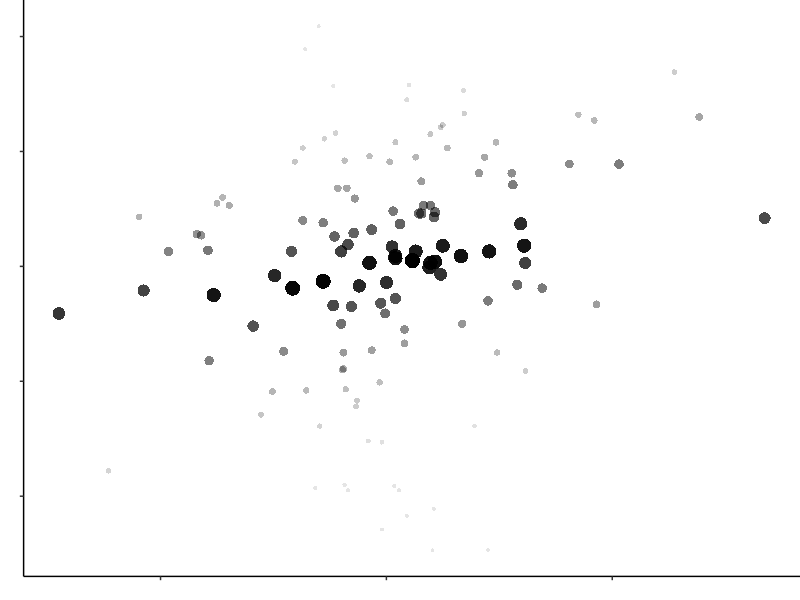
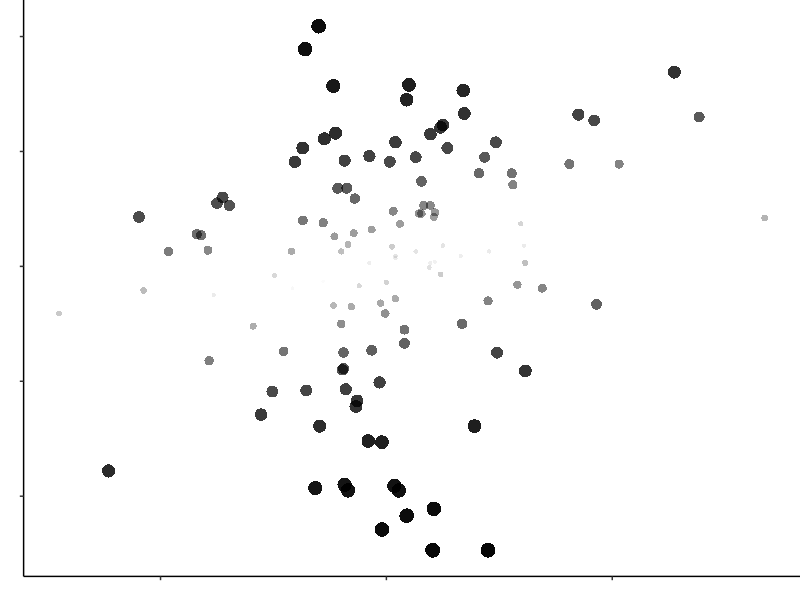
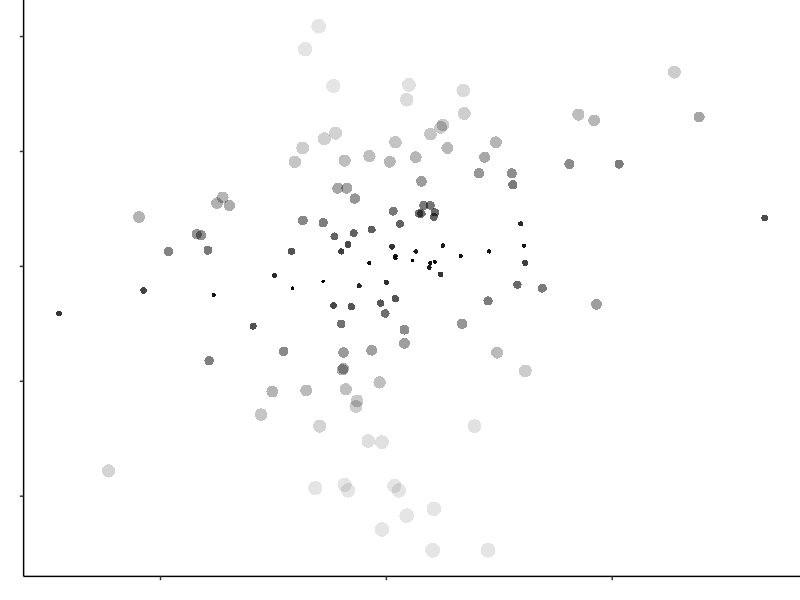
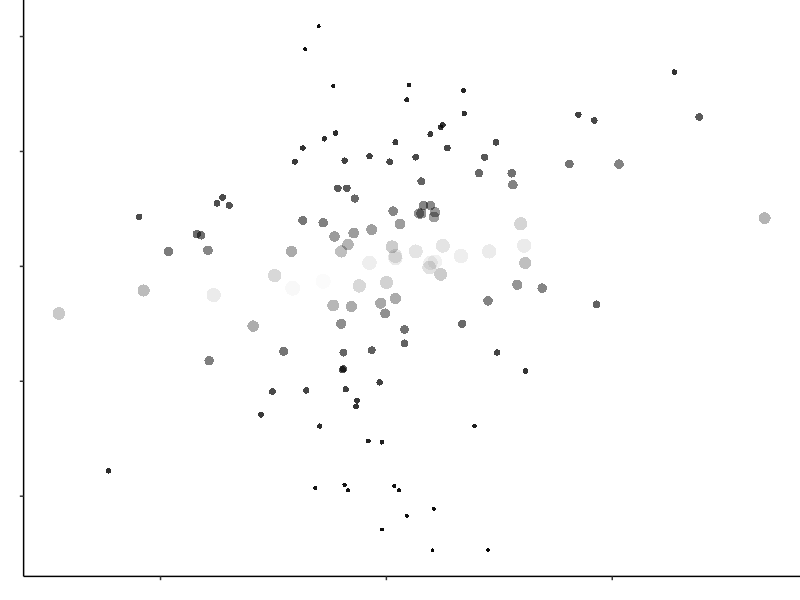
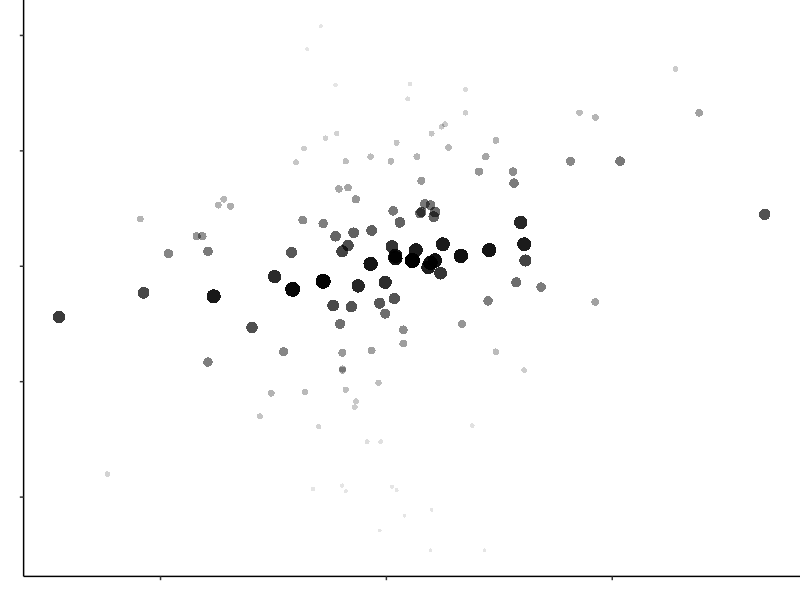
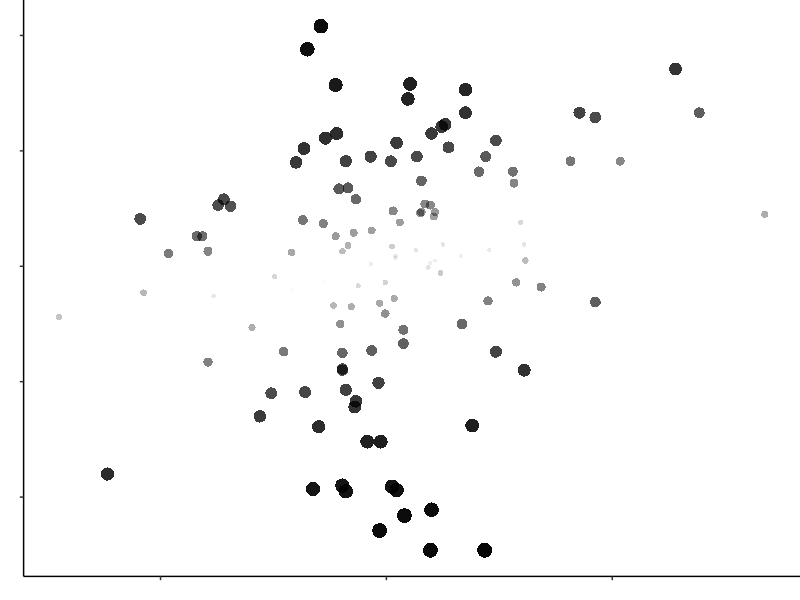
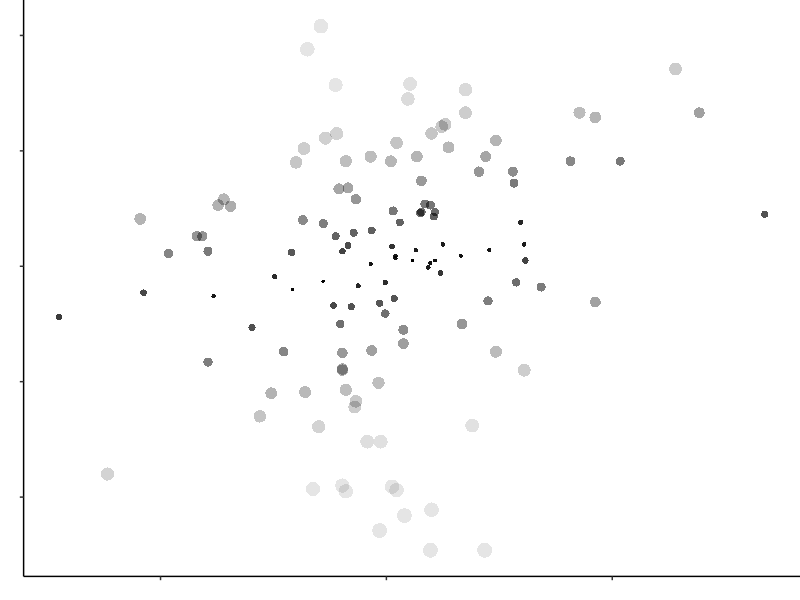
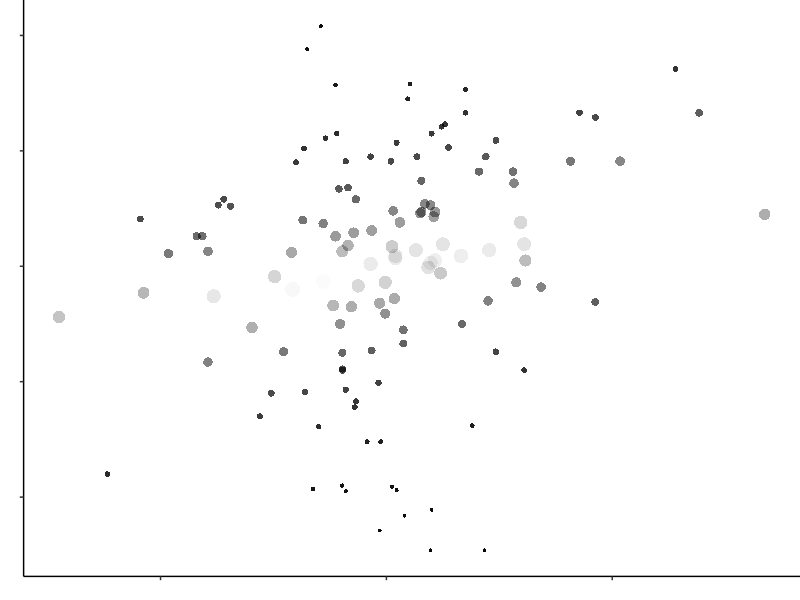

Generate these figures, in order, with R: (Note: this script raises an error after producing the figures.)
## ---- chunk 1
knitr::opts_chunk$set(echo = TRUE)
## ---- chunk 2
library(MASS)
library(tidyverse)
library(Hmisc)
library(modelr)
library(scales)
library(gtools)
## ---- chunk 3
# We only want one unique set of plotting data

number_of_participants = 1

# With 2*2 with 2 levels each we 180/4 = 45 trials

number_of_trials = 45

set.seed(1234)

my_ss <- rep(1:number_of_participants, each = number_of_trials)

my_rs <- seq(0.2, 0.99, length.out = 45)

correlations <- tibble(my_ss = rep(my_ss, each = 4),  my_rs = rep(my_rs, each = 4))
## ---- chunk 4
add_residual_function <- function(my_desired_r) {
  
  set.seed(1234)

  my_sample_size = 128
  
  mean_variable_1 = 0
  sd_variable_1 = 1
  
  mean_variable_2 = 0
  sd_variable_2 = 1
  
  mu <- c(mean_variable_1, mean_variable_2) 
  
  myr <- my_desired_r * sqrt(sd_variable_1) * sqrt(sd_variable_2)
  
  mysigma <- matrix(c(sd_variable_1, myr, myr, sd_variable_2), 2, 2) 
  
  corr_data = as_tibble(mvrnorm(my_sample_size, mu, mysigma, empirical = TRUE))
  
  corr_model <- lm(V2 ~ V1, data = corr_data)
  
  my_residuals <- abs(residuals(corr_model))
  
  data_with_resid <- round(cbind(corr_data, my_residuals), 2)
  
  return(sum(data_with_resid$my_residuals))
  
}
## ---- chunk 5
r_vec <- correlations$my_rs
total_residuals <- c()
## ---- chunk 6
set.seed(1234)

for(value in r_vec) {
  new_value <- add_residual_function(value)
  total_residuals <- c(total_residuals, new_value) 
}
## ---- chunk 7
item_no <- rep(1:45, each = 4)
full_data <- cbind(item_no, correlations, total_residuals)
## ---- chunk 8
# This function generates the slope values needed to create plots.

slope_function <- function(my_desired_r) {
  set.seed(1234)
  
  my_sample_size = 128
  
  mean_variable_1 = 0
  sd_variable_1 = 1
  
  mean_variable_2 = 0
  sd_variable_2 = 1
  
  mu <- c(mean_variable_1, mean_variable_2) 
  
  myr <- my_desired_r * sqrt(sd_variable_1) * sqrt(sd_variable_2)
  
  mysigma <- matrix(c(sd_variable_1, myr, myr, sd_variable_2), 2, 2) 
  
  corr_data = as_tibble(mvrnorm(my_sample_size, mu, mysigma, empirical = TRUE))
  
  corr_model <- lm(V2 ~ V1, data = corr_data)
  
  my_residuals <- abs(residuals(corr_model))
  
  data_with_resid <- round(cbind(corr_data, my_residuals), 2)
  
slopes <- data_with_resid %>%
  mutate(slope_0.25 = 1-(0.25)^my_residuals) %>%
  mutate(slope_inverted = (1 + (0.25)^ my_residuals)-1) %>%
  mutate(slope_inverted_floored = pmax(0.1,(1+(0.25)^my_residuals)-1))  

return(slopes)
}
## ---- chunk 9
plot_function <- function(slopes, my_desired_r, letter, size_value, contrast_value) {
  
  p <- ggplot(slopes, aes(x = V1, y = V2)) +
  scale_size_identity() +
  scale_alpha_identity() +
  geom_point(aes(size =  4*(size_value+0.2), alpha = contrast_value), shape = 16) +  
  labs(x = "", y = "") +
  theme_classic() +
  theme(axis.text = element_blank()) +
  theme(plot.margin = unit(c(0,0,0,0), "cm")) +
  theme(legend.position = "None")
  
ggsave(p,filename=paste0(counter, letter, ".png"),
       device = "png",
       bg = "white",
       path = "all_plots",
       units = "px",
       width = 1000,
       height = 1000,
)

return(p)
}
## ---- chunk 10
# This loop iterates the function above over the 45 r values in my_rs
# Running this chunk will use the function we defined above on each r value, 
# then saves the plot with the proper labeling

counter = 1
for(value in my_rs){

  slopes <- slope_function(value)

  slopeN <- (slopes$slope_0.25)
  slopeI <- (slopes$slope_inverted)
  slopeI_floored <- (slopes$slope_inverted_floored)
  
  plot_function(slopes, value, 'A', slopeI,slopeI_floored)
  plot_function(slopes, value, 'B', slopeN,slopeN)
  plot_function(slopes, value, 'X', slopeN,slopeI_floored)
  plot_function(slopes, value, 'Y', slopeI,slopeN)

  if (counter > 0) {
      counter = counter + 1
    }
}
## ---- chunk 11
images <- mixedsort(list.files(path = "all_plots"))

plot_labels <- rep(c("all_plots/"), each = 180)

plots_with_labels <- paste(plot_labels, images, sep = "")

final_data <- full_data %>%
  
  select(-c(item_no, my_ss))
unique_item_no <- c(1:180)

instructions <- rep(c("Please look at the following plot and use the slider to estimate the correlation"), each = 180)

data_with_plots <- cbind(unique_item_no, final_data, plots_with_labels, images, instructions)
## ---- chunk 12
mask_gen_function <- function() {
  
x <- LETTERS[1:20]
y <- paste0("var", seq(1,20))
data <- expand.grid(X=x, Y=y)
data$Z <- round(runif(400, 0, 1))

mask <- ggplot(data, aes(X, Y, fill= Z)) + 
  geom_tile() +
  scale_fill_gradient(low = "white", high = "black") +
  theme_void() +
  theme(legend.position = "None")

ggsave(mask,filename=paste("mask", counter,".png",sep=""),
       device = "png",
       bg = "white",
       path = "masks",
       units = "px",
       width = 1000,
       height = 1000,)
}

counter = 1
for (i in 1:186) {
  mask_gen_function()
  if (counter > 0) {
    counter = counter + 1
  }
}

masks <- mixedsort(list.files(path = "masks"))

mask_labels <- rep(c("masks/"), each = 186)

masks_with_labels <- paste(mask_labels, masks, sep = "")
## ---- chunk 13
size_w <- rep(c(0.86), times = 180)

size_h <- rep(c(0.86), times = 180)

colour <- rep(c("black"), times = 180)

data_with_sizes <- cbind(data_with_plots, size_h, size_w, colour)
## ---- chunk 14
my_rs <- rep(c(0, 1), times = c(3, 3))

total_residuals <- rep(c(0), times = 6)

plots_with_labels <- head(plots_with_labels)

images <- head(images)

unique_item_no <- c(181:186)

size_h <- rep(c(0.86), times = 6)

size_w <- rep(c(0.86), times = 6)

colour <- rep(c("red"), times = 6)

instructions <- rep(c("Please IGNORE the correlation displayed and set the slider to 0.",
                      "Please IGNORE the correlation displayed and set the slider to 1."),
                    times = c(3, 3))

attention_checks <- cbind(unique_item_no,
                          my_rs,
                          total_residuals,
                          plots_with_labels,
                          images,
                          size_h,
                          size_w,
                          instructions,
                          colour)
## ---- chunk 15
size_and_contrast_items <- rbind(data_with_sizes, attention_checks) %>%
  cbind(masks_with_labels)

write.csv(size_and_contrast_items, "exp_size_and_contrast_full_data.csv", row.names = FALSE)
## ---- chunk 16
number_of_participants = 1

number_of_trials = 2

set.seed(12345)

my_rs <- rep(runif(number_of_trials, min = 0.2, max = 0.9), number_of_participants)
## ---- chunk 17
practice_plot_generation_function <- function(my_desired_r) {
  
  set.seed(12345)
  
  my_sample_size = 128
  
  mean_variable_1 = 0
  sd_variable_1 = 1
  
  mean_variable_2 = 0
  sd_variable_2 = 1
  
  mu <- c(mean_variable_1, mean_variable_2) 
  
  myr <- my_desired_r * sqrt(sd_variable_1) * sqrt(sd_variable_2)
  
  mysigma <- matrix(c(sd_variable_1, myr, myr, sd_variable_2), 2, 2) 
  
  corr_data = as_tibble(mvrnorm(my_sample_size, mu, mysigma, empirical = TRUE))
  
  corr_model <- lm(V2 ~ V1, data = corr_data)
  
  my_residuals <- abs(residuals(corr_model))
  
  data_with_resid <- round(cbind(corr_data, my_residuals), 2)
  
test_plot <- ggplot(data_with_resid, aes(x = V1, y = V2)) +
  scale_size_identity() +
  geom_point(aes(size = 1), shape = 16)  +
  labs(x = "", y = "") +
  theme_classic() +
  theme(axis.text = element_blank()) +
  theme(plot.margin = unit(c(0,0,0,0), "cm")) +
  theme(legend.position = "None")

ggsave(test_plot,filename=paste0(counter,"P",".png"), 
       device = "png",
       bg = "white",
       path = "practice_plots",
       units = "px",
       width = 1000,
       height = 1000,
)

return()

}
## ---- chunk 18
counter = 1
for (value in my_rs) {
  practice_plot_generation_function(value)
  if (counter > 0) {
    counter = counter + 1
  }
}
## ---- chunk 19
practice_images <- mixedsort(list.files(path = "practice_plots"))

size_h_p <- rep(c(0.86), times = 2)

size_w_p <- rep(c(0.86), times = 2)

practice_data <- cbind(practice_images, size_h_p, size_w_p)

write.csv(practice_data, "practice_plots.csv", row.names = FALSE)
## ---- chunk 20
set.seed(12345)

sample_sizes <- c(2,3,5,6,7,4)
## ---- chunk 21
vis_threshold_plot_function <- function(my_sample_size) {
    set.seed(12345)
  
  my_desired_r = 0.2 
  
  mean_variable_1 = 0
  sd_variable_1 = 1
  
  mean_variable_2 = 0
  sd_variable_2 = 1
  
  mu <- c(mean_variable_1, mean_variable_2) 
  
  myr <- my_desired_r * sqrt(sd_variable_1) * sqrt(sd_variable_2)
  
  mysigma <- matrix(c(sd_variable_1, myr, myr, sd_variable_2), 2, 2) 
  
  corr_data = as_tibble(mvrnorm(my_sample_size, mu, mysigma, empirical = TRUE))
  
  corr_model <- lm(V2 ~ V1, data = corr_data)
  
  my_residuals <- abs(residuals(corr_model))
  
  data_with_resid <- round(cbind(corr_data, my_residuals), 2)

threshold_plot <- ggplot(data_with_resid, aes(x = V1, y = V2)) +
  scale_size_identity() +
  scale_alpha_identity() +
  geom_point(aes(size =  1, alpha = 0.1), shape = 16) + 
  labs(x = "", y = "") +
  theme_classic() +
  theme(axis.text = element_blank()) +
  theme(plot.margin = unit(c(0,0,0,0), "cm")) +
  theme(legend.position = "None")

ggsave(threshold_plot,filename=paste0(value, "_","VT",".png"), 
       device = "png",
       bg = "white",
       path = "vis_threshold_plots",
       units = "px",
       width = 1000,
       height = 1000,
)

return()
}
## ---- chunk 22
counter = 1
for (value in sample_sizes) {
  vis_threshold_plot_function(value)
  if (counter > 0) {
    counter = counter + 1
  }
 }
## ---- chunk 23
vis_threshold_images <- mixedsort(list.files(path = "vis_threshold_plots"))

size_h <- rep(c(0.86), times = 2)

size_w <- rep(c(0.86), times = 2)

VT_labels <- rep(c("vis_threshold_plots/"), each = 6)

VT_with_labels <- paste(VT_labels, vis_threshold_images, sep = "")

VT_data <- cbind(VT_with_labels, size_h_p, size_w_p)

write.csv(VT_data, "vis_threshold_plots.csv", row.names = FALSE)
